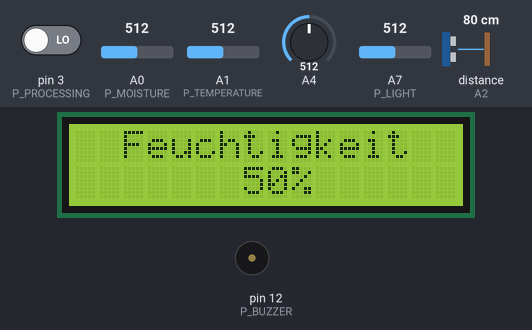
Bench run of a sketch on a simulated Arduino Nano, built with avr-gcc and run on an emulated ATmega328P. Parts: 16×2 character LCD, buzzer (waves = sounding, pin HIGH). The inputs (shaded band) are chosen by the test bench; at power-on: A4 = 512, pin 3 (P_PROCESSING) LOW, A0 (P_MOISTURE) = 512, A1 (P_TEMPERATURE) = 512, A7 (P_LIGHT) = 512, distance to the obstacle (sensor on A2) 80 cm. The echo pulse lasts 58.3 µs per cm; the local clock reads 2024-03-15 10:24:30 at power-on unless the sketch sets it; pins used as bus, display or sensor lines are not drawn; what the sketch prints to the serial monitor is not drawn.

Above: at 1.2 s.
1.3 s: A4 set to 221
At 2.4 s:
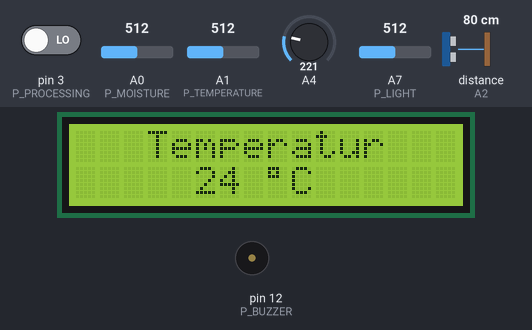
2.8 s: A4 set to 189
At 4.6 s:
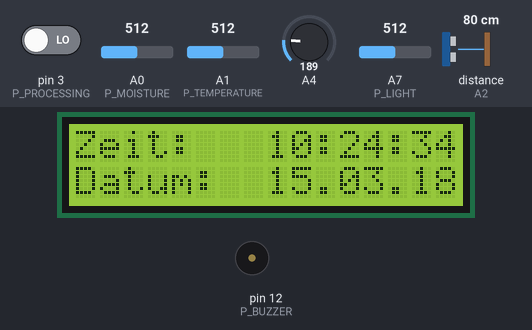
5.8 s: A4 set to 716
At 6.7 s:
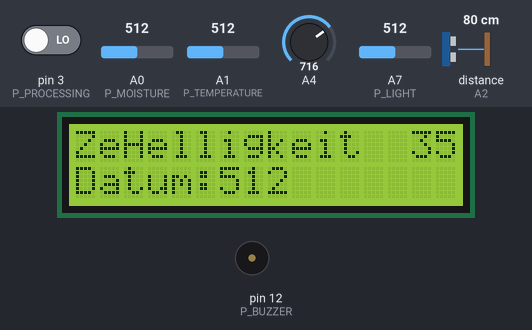
7.3 s: A4 set to 801
8.8 s: A4 set to 835
At 9.4 s:
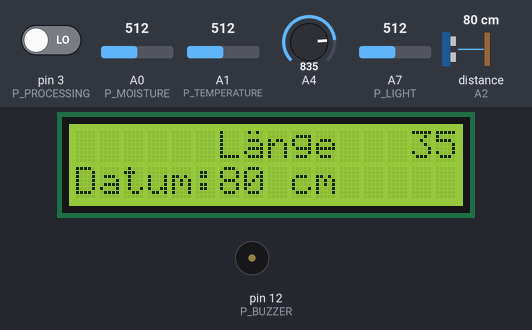
10.3 s: A4 set to 716
At 11.4 s:
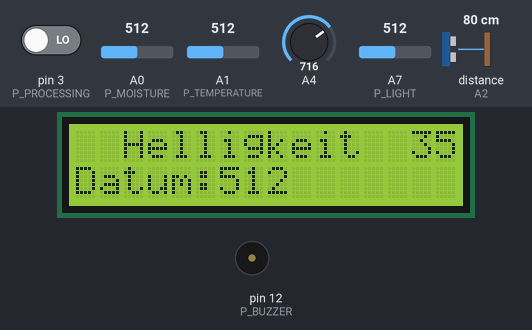
Timing chart, 0 to 12.8 s (numbered marks = the images above; inputs shaded):
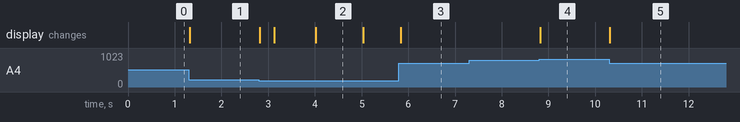

The sketch:

Multi_2.ino
```cpp
/*
  ##########################
  # BETTER UPDATED VERSION #
  ##########################
*/

//__Pins__


//UltraSonicSensor
const int P_TRIGGER = 13;
const int P_ECHO = A2;
//InfraRed
const int P_RECV = 8;
//Measure
const int P_TEMPERATURE = A1;
const int P_MOISTURE = A0;
const int P_LIGHT = A7;
//Buzzer
const int P_BUZZER = 12;
//LCD
const int RS = 11;
const int RW = 10;
const int E = 9;
const int D7 = 4;
const int D6 = 5;
const int D5 = 6;
const int D4 = 7;

const int P_PROCESSING = 3;


//__Variables__


//Melody
char note1[] = "ccggaagffeeddc ";
int beat1[] = { 1, 1, 1, 1, 1, 1, 2, 1, 1, 1, 1, 1, 1, 2, 4 };
int tempo1 = 200;

//UltraSonicSensor
const int maximumRange = 1400;
const int minimumRange = 0;
long duration, distance;
//Misc
int mode, processing;

//__StartUp__

#include <LiquidCrystal.h>
#include <DS3231.h>

DS3231 rtc(SDA, SCL);
LiquidCrystal lcd(RS, RW, E, D4, D5, D6, D7);

void setup() {
  Serial.begin(9600);

  pinMode(P_BUZZER, OUTPUT);
  pinMode(P_TRIGGER, OUTPUT);

  rtc.begin();
  lcd.begin(16, 2);
  if (processing == 0) {
    Serial.print("[*] Setup completed successfully");
  }
}

void loop() {
  checkMode();
  checkProcessing();
  if (mode == 1) {
    FuncsetTime();
  } else if (mode == 2) {
    FuncsetTemp();
  } else if (mode == 3) {
    FuncsetMoisture();
  } else if (mode == 4) {
    FuncsetBrightness();
  } else if (mode == 5) {
    FuncsetLength();
  } else if (mode == 6) {
    FuncsetMelody();
  } else {
    if (processing==0){
      Serial.println("[!] Something went wrong, an invalid mode was selected");
    }
  }
  delay(10);
}

void checkProcessing() {
  int act = digitalRead(P_PROCESSING);
  if (act == HIGH) {
    processing = 1;
  } else if (act == LOW) {
    processing = 0;
  }
}

void checkMode() {
  int value = analogRead(A4);
  mode = map(value, 0, 1023, 1, 6);
}


void FuncsetTime() {
  char* dayOfWeek = rtc.getDOWStr();
  char* Mytime = rtc.getTimeStr();
  char* Mydate = rtc.getDateStr();

  lcd.setCursor(0, 0);
  lcd.print("Zeit:   ");
  lcd.print(Mytime);
  lcd.setCursor(0, 1);
  lcd.print("Datum:  ");
  lcd.print(Mydate);
  lcd.setCursor(13, 1);
  lcd.print(".18");
}


void FuncsetTemp() {
  int Vo;
  float R1 = 10000;
  float logR2, R2, T, Tc, Tf;
  float c1 = 1.009249522e-03, c2 = 2.378405444e-04, c3 = 2.019202697e-07;

  Vo = analogRead(P_TEMPERATURE);
  R2 = R1 * (1023.0 / (float)Vo - 1.0);
  logR2 = log(R2);
  T = (1.0 / (c1 + c2 * logR2 + c3 * logR2 * logR2 * logR2));
  Tc = T - 273.15;

  lcd.setCursor(0, 0);
  lcd.print("   Temperatur    ");
  int out = Tc;
  lcd.setCursor(0, 1);
  lcd.print("     ");
  lcd.print(out);
  lcd.setCursor(7, 4);
  lcd.print(" \xdf");
  lcd.print("C         ");
  if (processing == 0) {
    Serial.print(out);
    Serial.println(" °C");
  } else if (processing == 1) {
    float processing_out = map(out, 0, 100, 0, 1023);
    Serial.println(processing_out);
  }
}


void FuncsetMoisture() {
  lcd.setCursor(0, 0);
  lcd.print("  Feuchtigkeit  ");
  int temp = analogRead(P_MOISTURE);
  int out = temp;
  lcd.setCursor(4, 1);
  lcd.print("   ");
  int percent = map(out, 0, 1023, 0, 100);
  lcd.print(percent);
  lcd.print("%             ");
  if (processing == 0) {
    Serial.print(percent);
    Serial.println("%");
  } else {
    Serial.println(out * 2);
  }
}
void FuncsetBrightness() {
  lcd.setCursor(2, 0);
  lcd.print("Helligkeit  ");

  int temp = analogRead(P_LIGHT);
  int out = temp;
  lcd.setCursor(6, 1);
  lcd.print(out);
  lcd.print("          ");
  Serial.print(out);
  if (processing == 0) {
    Serial.println("%    ");
  } else if (processing == 1) {
    Serial.println();
  }
}
void FuncsetLength() {
  lcd.setCursor(0, 0);
  lcd.print("      L\xe1nge   ");
  digitalWrite(P_TRIGGER, LOW);
  delayMicroseconds(2);
  digitalWrite(P_TRIGGER, HIGH);
  delayMicroseconds(10);
  digitalWrite(P_TRIGGER, LOW);
  duration = pulseIn(P_ECHO, HIGH);
  distance = duration / 58.2;
  lcd.setCursor(6, 1);
  lcd.print(distance);
  lcd.print(" cm      ");
  if (distance >= maximumRange || distance <= minimumRange) {
    Serial.println("-1");
  }
  else {
    if (processing == 0) {
      Serial.print(distance);
      Serial.println(" cm   s");
    } else if (processing == 1) {
      float processing_out = map(distance, 0, 150, 0, 1023);
      Serial.println(processing_out);
    }
  }
}


void FuncsetMelody() {
  int length = 15;
  for (int i = 0; i < length; i++) {
    if (note1[i] == ' ') {
      delay(beat1[i] * tempo1); // rest
    } else {
      playNote(note1[i], beat1[i] * tempo1);
      delay(tempo1 / 2);
    }
  }
}


void playTone(int tone, int duration) {
  for (long i = 0; i < duration * 1000L; i += tone * 2) {
    digitalWrite(P_BUZZER, HIGH);
    delayMicroseconds(tone);
    digitalWrite(P_BUZZER, LOW);
    delayMicroseconds(tone);
  }
}
void playNote(char note, int duration) {
  char names[] = { 'c', 'd', 'e', 'f', 'g', 'a', 'b', 'C', 't' };
  int tones[] = { 1915, 1700, 1519, 1432, 1275, 1136, 1014, 956, 988 };
  for (int i = 0; i < 9; i++) {
    if (names[i] == note) {
      playTone(tones[i], duration);
    }
  }
}
```

Measured:
- the behaviour switches between 205 and 204 on A4 (found by bisection; images 1 and 2)
- the behaviour switches between 818 and 819 on A4 (found by bisection; images 3 and 4)
- after the input at 1.3 s, the display: changes at once (image 1)
- after the input at 2.8 s, the display: first changes at once (image 2 shows a later state)
- after the input at 5.8 s, the display: changes at once (image 3)
- after the input at 7.3 s, every drawn part: stays the same
- after the input at 8.8 s, the display: changes at once (image 4)
- after the input at 10.3 s, the display: changes at once (image 5)
